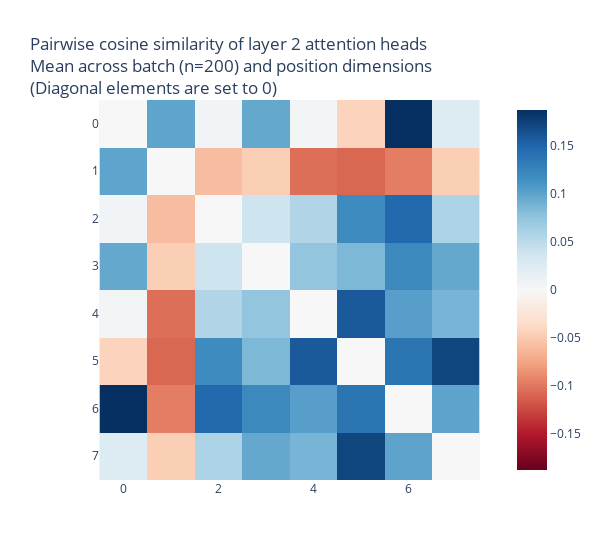

The notebook cell this image was saved under:
### Markdown cell above
### Pairwise Cos Sims of Attn Heads in Layer 2

### Code cell
title = (
    "Pairwise cosine similarity of layer 2 attention heads<br>"
    "Mean across batch (n=200) and position dimensions<br>"
    "(Diagonal elements are set to 0)"
)

absmax = cos_sim_matrix.abs().max().item()

px.imshow(
    cos_sim_matrix,
    color_continuous_scale="RdBu",
    range_color=[-absmax, absmax],
    title=title,
    width=600,
)

### Figure 1 — Plotly figure (JSON) as saved in the notebook; plotly's stock layout.template omitted (floating-point values rounded to 4 significant figures)
{"data": [{"coloraxis": "coloraxis", "hovertemplate": "x: %{x}<br>y: %{y}<br>color: %{z}<extra></extra>", "name": "0", "type": "heatmap", "xaxis": "x", "yaxis": "y", "z": [[0, 0.09989, 0.006737, 0.09696, 0.005041, -0.04255, 0.1877, 0.02546], [0.09989, 0, -0.05845, -0.04661, -0.1042, -0.1085, -0.09669, -0.04684], [0.006737, -0.05845, 0, 0.0391, 0.05653, 0.1186, 0.1474, 0.05916], [0.09696, -0.04661, 0.0391, 0, 0.07468, 0.08451, 0.1207, 0.09679], [0.005041, -0.1042, 0.05653, 0.07468, 0, 0.1594, 0.1032, 0.08791], [-0.04255, -0.1085, 0.1186, 0.08451, 0.1594, 0, 0.138, 0.1731], [0.1877, -0.09669, 0.1474, 0.1207, 0.1032, 0.138, 0, 0.1004], [0.02546, -0.04684, 0.05916, 0.09679, 0.08791, 0.1731, 0.1004, 0]]}], "layout": {"coloraxis": {"cmax": 0.1877, "cmin": -0.1877, "colorscale": [[0, "rgb(103,0,31)"], [0.1, "rgb(178,24,43)"], [0.2, "rgb(214,96,77)"], [0.3, "rgb(244,165,130)"], [0.4, "rgb(253,219,199)"], [0.5, "rgb(247,247,247)"], [0.6, "rgb(209,229,240)"], [0.7, "rgb(146,197,222)"], [0.8, "rgb(67,147,195)"], [0.9, "rgb(33,102,172)"], [1, "rgb(5,48,97)"]]}, "title": {"text": "Pairwise cosine similarity of layer 2 attention heads<br>Mean across batch (n=200) and position dimensions<br>(Diagonal elements are set to 0)"}, "width": 600, "xaxis": {"anchor": "y", "constrain": "domain", "domain": [0, 1], "scaleanchor": "y"}, "yaxis": {"anchor": "x", "autorange": "reversed", "constrain": "domain", "domain": [0, 1]}}}
